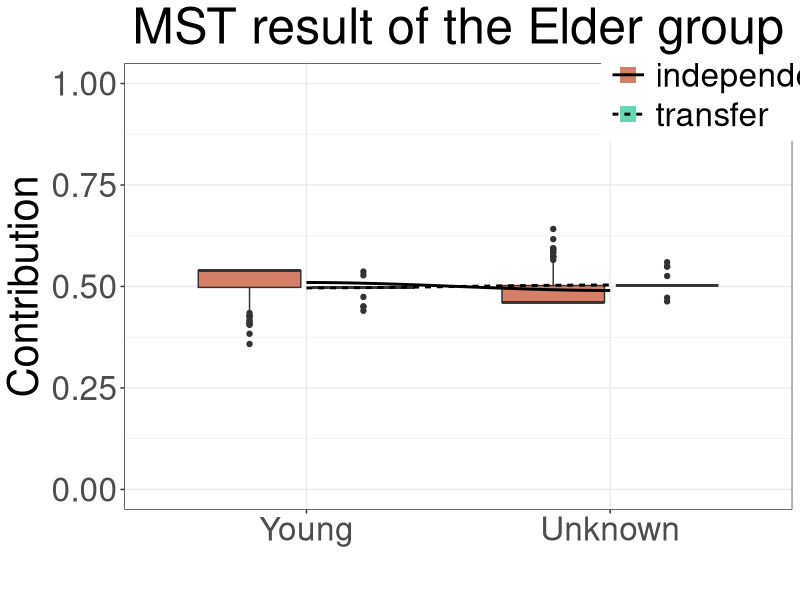

Reproduce this figure in R.
library(ggplot2)
library(ggpubr)
library(dplyr)
library(reshape2)

inde.Data <- read.csv('independent_result/layerMelt.csv')[, c(2,3)] 
trans.Data <- read.csv('transfer_result/layerMelt.csv')[, c(2,3)]
inde.Data['mode'] <- 'independent'
trans.Data['mode'] <- 'transfer'
bind.Data <- bind_rows(inde.Data, trans.Data)
# bind.Data$Env <- factor(bind.Data$Env, levels=c('Young','Middle age', 'Elder'))
bind.Data$Env <- factor(bind.Data$Env, levels=c('Young', 'Unknown'))

box.Plot <- ggplot(bind.Data)+
                geom_boxplot(aes(x=Env, y=Contribution, fill=mode), show.legend=FALSE)+
                geom_point(aes(x=Env, y=-1, color=mode), shape=15, size=5)+
                geom_smooth(aes(x=as.numeric(Env), y=Contribution, linetype=mode), 
                method='loess', color='black', se=FALSE)+
                ylim(c(0, 1))+
                xlab('')+
                ylab('Contribution')+
                scale_color_manual(values=c('#D67F67', '#66D6B4'))+
                scale_fill_manual(values=c('#D67F67', '#66D6B4'))+
                guides()+
                theme_bw()+
                labs(title='MST result of the Elder group')+
                theme(text=element_text(size=30),
                        plot.title=(element_text(hjust=0.5)),
                        legend.title=element_blank(),
                        legend.position=(c(0.9, 0.93)),
                        legend.key.size=unit(1, 'cm'))
ggsave('box_plot_elder.jpg', height=10, width=15)